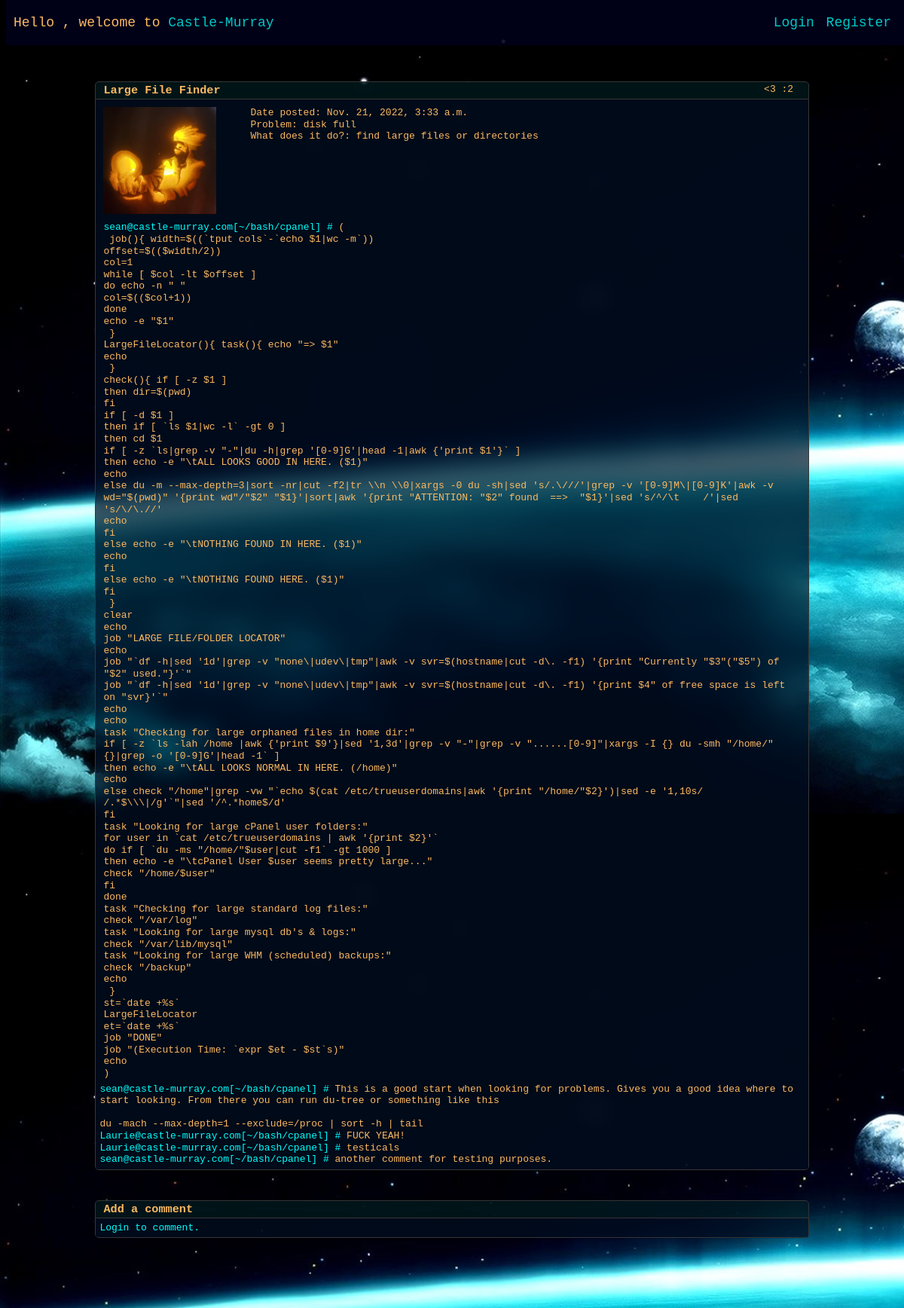
The app's page /post/1/ with its own data.
### blog/models.py (models this page shows, shortened)
class Post(models.Model):
    title = models.CharField(max_length=100)
    content = models.TextField()
    date_posted = models.DateTimeField(default=timezone.now)
    author = models.ForeignKey(User, on_delete=models.CASCADE)
    use = models.CharField(max_length=500)
    problem = models.CharField(max_length=500)
    context = models.CharField(max_length=30)
    likes = models.ManyToManyField(User, related_name="blog_post")
    def total_likes(self):
        return self.likes.count()

class Comment(models.Model):
    user = models.ForeignKey(User, on_delete=models.CASCADE)
    date = models.DateField(auto_now_add=True)
    post = models.ForeignKey(
        'Post', related_name='comments', on_delete=models.CASCADE)
    content = models.TextField()

### users/models.py (models this page shows, shortened)
class Profile(models.Model):
    user = models.OneToOneField(User, on_delete=models.CASCADE)
    image = models.ImageField(
        default='default.png',
        upload_to='profile_pics'
    )

### blog/views.py (the view, shortened to what this page needs)
# urls.py: path('post/<int:pk>/', PostDetailView.as_view(), name='post-detail'),
class PostDetailView(DetailView):
    model = Post
    form = CommentForm
    def get_context_data(self, **kwargs):
        context = super().get_context_data(**kwargs)
        context["form"] = self.form
        stuff = get_object_or_404(Post, id=self.kwargs['pk'])
        liked = False
        if stuff.likes.filter(id=self.request.user.id).exists():
            liked = True
        context['liked'] = liked
        return context

### blog/templates/blog/post_detail.html (shortened to what this page needs)
{% extends "blog/base.html" %}
{% block content %}
<div class="post">
    <div class="post-title">
        <div class="post-title-head">
            <h3>{{ post.title }} </h3>
        </div>
        <div class="post-title-right">
            {% if user.is_authenticated %}
            {% if liked %}
            <form action="{% url 'like-post' post.pk %}" method="POST"> {% csrf_token %} <button class="like-button-yes"
                    type="submit" name="post_id" value="{{ post.id }}">&#60;3</button></form>
            {% else %}
            <form action="{% url 'like-post' post.pk %}" method="POST"> {% csrf_token %} <button class="like-button-no"
                    type="submit" name="post_id" value="{{ post.id }}">&#60;3</button></form>
            {% endif %}
            {% else %}
            <a class="like-button-no" href="{% url 'login' %}">&#60;3</a>
            {% endif %}
            :{{ object.total_likes }}
        </div>
    </div>
    <div class="post-detail">
        <div name="neofetch">
            <div class="logo">
                <img src="{{ post.author.profile.image.url }}" alt="">
            </div>
            <div class="info">
                Date posted: {{ post.date_posted }} <br>
                Problem: {{ post.problem }} <br>
                What does it do?: {{ post.use }} <br>
            </div>
        </div>
        <div class="postlines">
            <span class="username"><a href="{% url 'user-posts' post.author %}">{{ post.author }}@castle-murray.com</a>[~/{{ post.context}}] # </span>
            <pre class="post-content">{{ post.content }}</pre>
        </div>
        <div>
            {% for comment in post.comments.all %}
            <span class="username">{{ comment.user }}@castle-murray.com[~/{{ post.context}}] # </span>
            <pre class="post-content">{{ comment.content }}</pre>
            <br>
            {% endfor %}
        </div>
    </div>
</div>
<div class="post">
    <div class="post-title">
        <div class="post-title-head">
            <h3>Add a comment</h3>
        </div>
    </div>
    {% if user.is_authenticated %}
    <div class="post-detail">
        <div class="comment-form">
            <form method="POST">
                {% csrf_token %}
                {{ form }}
                <div>
                    <button class="post-button" type="submit">Post</button>
                </div>
                {%else %}
                <div class="post-detail">
                    <a href="{% url 'login' %} ">Login to comment.</a>
                </div>
                {% endif %}
        </div>
    </div>
{% endblock content %}

### blog/static/blog/main.css (style rules this page uses)
body { color: rgb(252, 185, 97); font-family: monospace; }
a { color: aqua; text-decoration: none; }
.background { background-image: url("bg.jpg"); background-attachment: fixed; }
.post { padding: none; margin: none; background-color: rgba(0, 34, 39, 0.479); border-style: solid; margin-bottom: 40px; border: solid; border-width: 1px; border-radius: 5px; border-color: rgb(54, 54, 54); transition: 0.5s; backdrop-filter: blur(15px); }
pre { white-space: pre-wrap; white-space: -moz-pre-wrap; white-space: -pre-wrap; white-space: -o-pre-wrap; word-wrap: break-word; }
.post-title { width: 99%; display: inline-flex; flex-flow: row; justify-content: space-between; margin-top: 0px; margin-bottom: 0px; padding: 2px; padding-left: 10px; border-bottom: 0px; border-top-left-radius: 6px; backdrop-filter: blur(15px); }
.post-title h3 { margin: 0px; }
.post-title-right { display: inline; padding-right:0px; margin-right: 20px; }
.post-title-right a { display: inline; }
.like-button-no { border: none; color: rgb(252, 185, 97); background-color: rgba(255, 255, 255, 0); padding: none; margin: none; transition: 0.5s; }
.username { color: aqua; }
.username a { color: aqua; }
.post-detail { background-color: rgba(0, 0, 34, 0.4); margin-top: none; padding: 5px; line-height: 1.2; border-top: solid; border-color: rgb(54, 54, 54); border-width: 1px; }
.post-detail a { color: aqua; }
.logo img { max-width: 150px; max-height: 150px; float: left; margin-right: 40px; padding: 5px; }
.info { width: auto; height: auto; padding: 5px }
.postlines { margin-top: 20px; position: relative; clear: both; padding: 5px; }
.post-content { text-align: left; display: inline; }

### records on screen
Post: title "Large File Finder", total_likes "2", author.profile.image (picture), date_posted "Nov. 21, 2022, 3:33 a.m.", problem "disk full", use "find large files or directories", author "sean", context "bash/cpanel", content "( job(){ width=$((`tput cols`-`echo $1|wc -m`)) offset=$(($width/2)) col=1 while [ $col -lt $offset ] do echo -n \" \" col=$(($col+1)) done echo -e \"$1\" } LargeFileLocator(){ task(){ echo \"=> $1\" echo } check(){ if [ -z $1 ] then dir=$(pwd) fi if [ -d $1 ] then if [ `ls $1|wc -l` -gt 0 ] then cd $1 if [ -z `ls|grep -v \"-\"|du -h|grep '[0-9]G'|head -1|awk {'print $1'}` ] then echo -e \"\\tALL LOOKS GOOD IN HERE. ($1)\" echo else du -m --max-depth=3|sort -nr|cut -f2|tr \\\\n \\\\0|xargs -0 du -sh|sed 's/.\\///'|grep -v '[0-9]M\\|[0-9]K'|awk -v wd=\"$(pwd)\" '{print wd\"/\"$2\" \"$1}'|sort|awk '{print \"ATTENTION: \"$2\" found ==> \"$1}'|sed 's/^/\\t /'|sed 's/\\/\\.//' echo fi else echo -e \"\\tNOTHING FOUND IN HERE.…"
Comment: user "sean", content "This is a good start when looking for problems. Gives you a good idea where to start looking. From there you can run du-tree or something like this du -mach --max-depth=1 --exclude=/proc | sort -h | tail"
Comment: user "Laurie", content "FUCK YEAH!"
Comment: user "Laurie", content "testicals"
Comment: user "sean", content "another comment for testing purposes."
